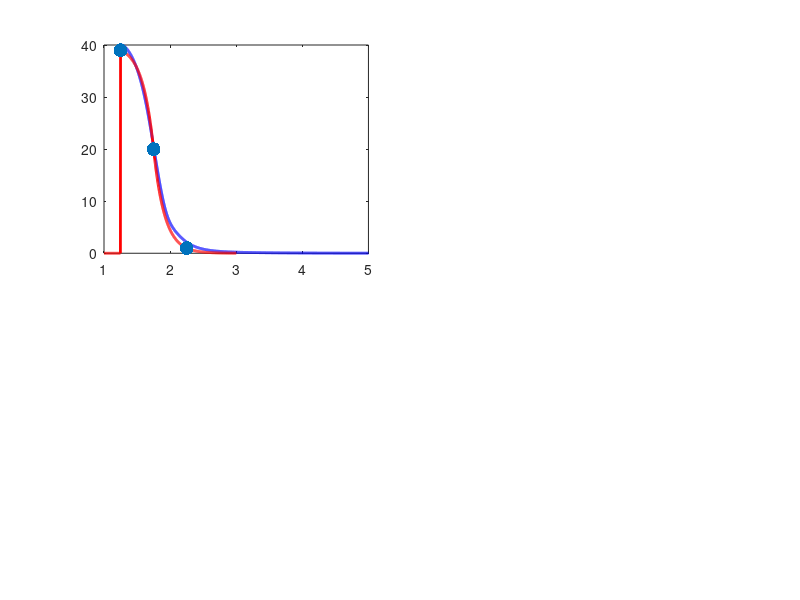

MATLAB code to generate this figure: (Note: this script raises an error after producing the figure.)
function test_corrected_RC_stim()
% 测试修正的双段RC刺激函数并与原始cGMP数据对比
% 调用 corrected_RC_stim.m 函数

close all
clear all
clc

%% 1. 加载原始数据
try
    load cGMP
    cGMP = -cGMP;
    
    % 数据预处理
    amp = 40e-6;
    min_val = min(cGMP(:));
    max_val = max(cGMP(:));
    cGMP = (cGMP - min_val) / (max_val - min_val) * amp;
    cGMP_back = cGMP(976:end);
    
    % 时间轴
    t_start = 1.25;
    t_end = 5;
    t_original = linspace(t_start, t_end, length(cGMP_back))';
    
    fprintf('成功加载cGMP数据，数据点数: %d\n', length(cGMP_back));
    has_data = true;
    
catch
    fprintf('警告：未找到cGMP.mat文件\n');
    has_data = false;
end

%% 2. 生成拟合曲线
% 创建高分辨率时间轴用于拟合曲线
t_fit = linspace(1, 3, 1000)';

% 调用修正的RC刺激函数
I_fit = corrected_RC_stim(t_fit);

% 在原始数据时间点上计算拟合值（用于计算拟合优度）
if has_data
    I_predicted = corrected_RC_stim(t_original);
    
    % 计算拟合优度 (只在刺激时间段内)
    stim_mask = (t_original >= 1.25) & (t_original <= 2.5);
    t_stim = t_original(stim_mask);
    I_stim_original = cGMP_back(stim_mask);
    I_stim_predicted = I_predicted(stim_mask);
    
    % R²计算
    ss_res = sum((I_stim_original - I_stim_predicted).^2);
    ss_tot = sum((I_stim_original - mean(I_stim_original)).^2);
    r_squared = 1 - (ss_res / ss_tot);
    
    % RMSE计算
    rmse = sqrt(mean((I_stim_original - I_stim_predicted).^2));
    
    fprintf('\n=== 拟合质量评估 ===\n');
    fprintf('拟合优度 R² = %.4f\n', r_squared);
    fprintf('均方根误差 RMSE = %.2e A (%.2f μA)\n', rmse, rmse*1e6);
end

%% 3. 绘制对比图
figure('Position', [100, 100, 1200, 800]);

% 主对比图
subplot(2, 2, 1);
if has_data
    plot(t_original, cGMP_back*1e6, 'b-', 'LineWidth', 2, 'DisplayName', '原始cGMP数据');
    hold on;
end
plot(t_fit, I_fit*1e6, 'r-', 'LineWidth', 2, 'DisplayName', '修正双段RC拟合');

% 标记关键点
key_times = [1.25, 1.75, 2.25];
key_currents = corrected_RC_stim(key_times);
scatter(key_times, key_currents*1e6, 100, 'ro', 'filled', 'DisplayName', '关键点');

% 添加垂直线标记
xline(1.25, 'g--', 'LineWidth', 1, 'DisplayName', '起始点');
xline(1.75, 'k--', 'LineWidth', 1, 'DisplayName', '衔接点');
xline(2.25, 'm--', 'LineWidth', 1, 'DisplayName', '结束点');

xlabel('时间 (s)');
ylabel('电流 (μA)');
title('修正双段RC模型 vs 原始数据');
legend('Location', 'northeast');
grid on;
xlim([1.2, 2.8]);

if has_data
    % 添加拟合信息到图上
    text(1.3, 35, sprintf('R² = %.3f', r_squared), 'FontSize', 12, 'BackgroundColor', 'white');
end

% 残差分析（如果有原始数据）
if has_data
    subplot(2, 2, 2);
    residuals = (I_stim_original - I_stim_predicted) * 1e6;  % 转换为μA
    plot(t_stim, residuals, 'ko-', 'MarkerSize', 4, 'LineWidth', 1);
    xlabel('时间 (s)');
    ylabel('残差 (μA)');
    title('拟合残差分析');
    grid on;
    yline(0, 'r--', 'LineWidth', 1);
    
    % 显示残差统计
    mean_residual = mean(residuals);
    std_residual = std(residuals);
    text(min(t_stim) + 0.1, max(residuals)*0.8, ...
         sprintf('均值: %.2f μA\n标准差: %.2f μA', mean_residual, std_residual), ...
         'FontSize', 10, 'BackgroundColor', 'white');
end

% 分段显示
subplot(2, 2, 3);
t1 = linspace(1.25, 1.75, 100);
t2 = linspace(1.75, 2.25, 100);
I1 = corrected_RC_stim(t1);
I2 = corrected_RC_stim(t2);

plot(t1, I1*1e6, 'g-', 'LineWidth', 3, 'DisplayName', '第一段：偏移+充电');
hold on;
plot(t2, I2*1e6, 'b-', 'LineWidth', 3, 'DisplayName', '第二段：放电');

% 显示衔接点
plot(1.75, 20, 'ro', 'MarkerSize', 10, 'MarkerFaceColor', 'red', 'DisplayName', '衔接点');

xlabel('时间 (s)');
ylabel('电流 (μA)');
title('分段显示');
legend('Location', 'northeast');
grid on;

% 在衔接点添加文本说明
text(1.76, 22, '20 μA', 'FontSize', 10, 'BackgroundColor', 'yellow');

% 函数参数显示
subplot(2, 2, 4);
axis off;

% 获取函数参数（从函数文件中读取或者设定）
I_offset = 2e-5;
I_amp = 2e-5;
t_start = 1.25;
t_mid = 1.75;
t_end = 2.25;

% 显示参数表格
param_text = {
    '=== 函数参数 ==='
    ''
    sprintf('偏移量: %.0f μA', I_offset*1e6)
    sprintf('幅度: %.0f μA', I_amp*1e6)
    sprintf('起始时间: %.2f s', t_start)
    sprintf('衔接时间: %.2f s', t_mid)
    sprintf('结束时间: %.2f s', t_end)
    ''
    '=== 关键点 ==='
    ''
    sprintf('t=%.2fs: %.0f μA', t_start, corrected_RC_stim(t_start)*1e6)
    sprintf('t=%.2fs: %.0f μA', t_mid, corrected_RC_stim(t_mid)*1e6)
    sprintf('t=%.2fs: %.1f μA', t_end, corrected_RC_stim(t_end)*1e6)
    ''
    '=== 函数公式 ==='
    ''
    '第一段 (1.25s ≤ t ≤ 1.75s):'
    'I = 20 + 20×(1-exp(-(1.75-t)/τ₁))'
    ''
    '第二段 (t > 1.75s):'
    'I = 20×exp(-(t-1.75)/τ₂)'
};

text(0.05, 0.95, param_text, 'Units', 'normalized', 'VerticalAlignment', 'top', ...
     'FontName', 'FixedWidth', 'FontSize', 10);

%% 4. 保存结果
if has_data
    % 保存对比数据
    comparison_data = [t_original, cGMP_back, I_predicted];
    writematrix(comparison_data, 'comparison_results.txt');
    fprintf('\n对比结果已保存到: comparison_results.txt\n');
end

% 保存拟合曲线数据
fit_data = [t_fit, I_fit];
writematrix(fit_data, 'fitted_curve_data.txt');
fprintf('拟合曲线数据已保存到: fitted_curve_data.txt\n');

%% 5. 输出总结信息
fprintf('\n=== 测试总结 ===\n');
fprintf('函数名: corrected_RC_stim.m\n');
fprintf('测试时间范围: %.2f - %.2f s\n', min(t_fit), max(t_fit));
fprintf('电流范围: %.1f - %.1f μA\n', min(I_fit)*1e6, max(I_fit)*1e6);
fprintf('衔接点: t=%.2fs, I=%.0fμA\n', 1.75, corrected_RC_stim(1.75)*1e6);

if has_data
    fprintf('数据拟合质量: R² = %.4f\n', r_squared);
    if r_squared > 0.95
        fprintf('拟合质量: 优秀\n');
    elseif r_squared > 0.90
        fprintf('拟合质量: 良好\n');
    elseif r_squared > 0.80
        fprintf('拟合质量: 一般\n');
    else
        fprintf('拟合质量: 需要改进\n');
    end
end

end
function I = corrected_RC_stim(t)
% 修正的双段RC刺激函数
% 第一段: 20μA + 20μA*(1-exp(...)) → 40μA (1.25s到1.75s)
% 第二段: 20μA*exp(...) → 0μA (1.75s之后)
% 
% 输入:
%   t - 时间向量 (s)
% 输出:
%   I - 电流 (A)

% 参数定义
I_offset = 2e-5;      % 偏移量 20 μA
I_amp = 2e-5;         % 幅度 20 μA
t_start = 1.25;       % 起始时间 (s)
t_mid = 1.75;         % 衔接时间 (s)
tau1 = 0.167;         % 第一段时间常数 (s)
tau2 = 0.167;         % 第二段时间常数 (s)

% 初始化输出
I = zeros(size(t));

% 第一段：偏移 + 反向RC充电 (1.25s ≤ t ≤ 1.75s)
idx1 = (t >= t_start) & (t <= t_mid);
I(idx1) = I_offset + I_amp * (1 - exp(-(t_mid - t(idx1)) / tau1));

% 第二段：RC放电 (t > 1.75s)
idx2 = t > t_mid;
I(idx2) = I_offset * exp(-(t(idx2) - t_mid) / tau2);

end